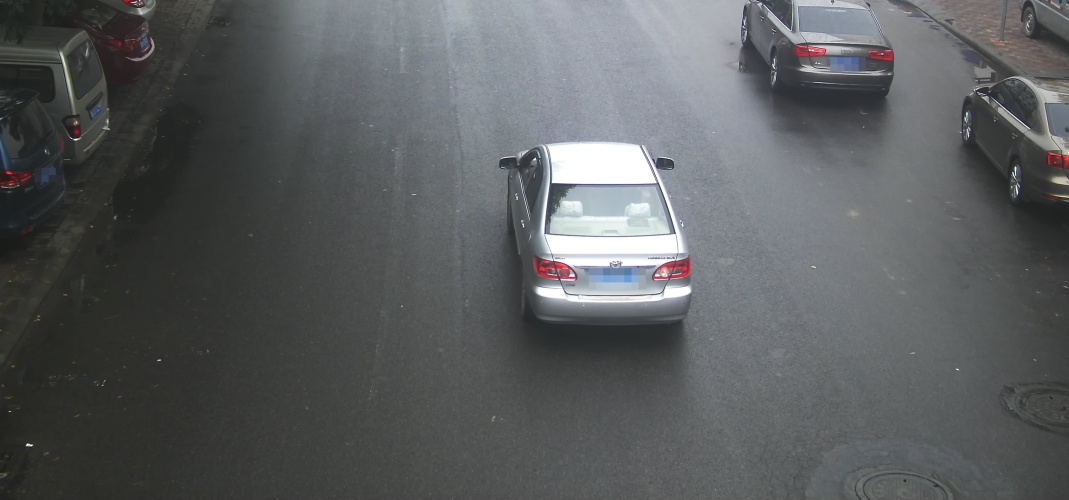
#> input picture traing-vision/images/1.jpg, 1069 x 500 px, found by its file name
$ python zoom_image.py
#> lines starting #> are read from the running program, lines starting #| are printed output that depends on the picture
import os
import cv2


def main(img_path):
#> called with img_path = '1.jpg'
    img = cv2.imread(img_path)
#> img is the input picture: shape (500, 1069, 3); mean B, G, R 94.9, 93.4, 91.1
    xmin, ymin, xmax, ymax = 429, 318, 665, 604
    crop = img[ymin:ymax, xmin:xmax]
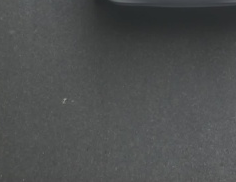
#> crop: shape (182, 236, 3); mean B, G, R 78.8, 78.9, 77

    #img = cv2.resize(crop, (600, 800), interpolation=cv2.INTER_CUBIC)
    img2 = cv2.resize(crop, (600, 800), interpolation=cv2.INTER_LINEAR)
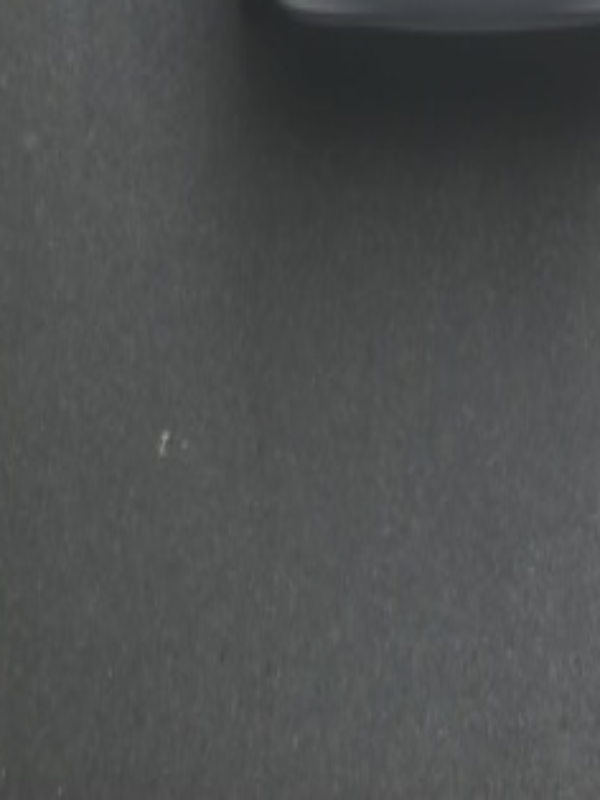
#> img2: shape (800, 600, 3); mean B, G, R 78.7, 78.8, 76.9

    #cv2.imwrite('1_.jpg', img)
    cv2.imwrite('2_.jpg', img2)

if __name__ == '__main__':
    main('1.jpg')

$ run again, with traing-vision/images/2.jpg copied over traing-vision/images/1.jpg
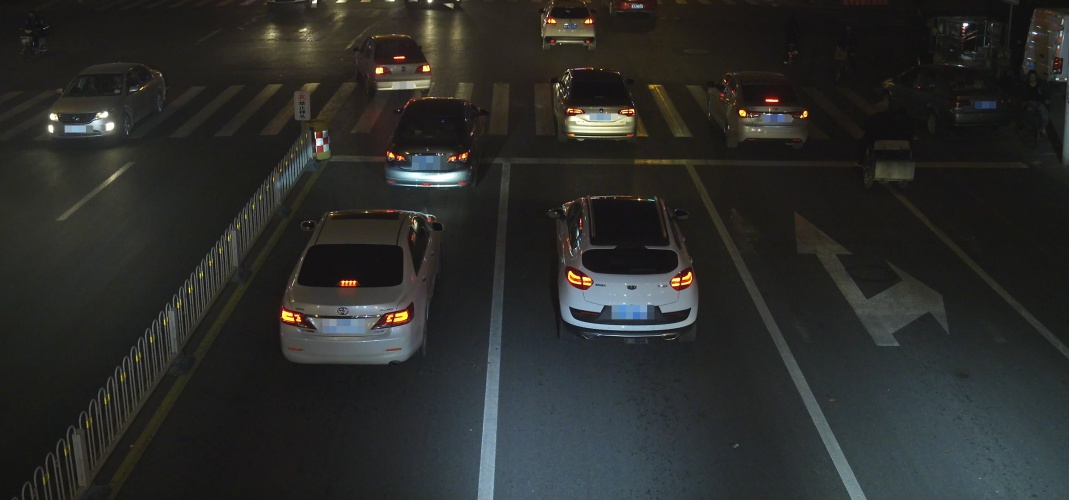
#> input picture traing-vision/images/2.jpg, 1069 x 500 px, found by its file name
#> in main, img is the input picture: shape (500, 1069, 3); mean B, G, R 41.6, 43.7, 42.7
#> in main, `crop = img[ymin:ymax, xmin:xmax]`:
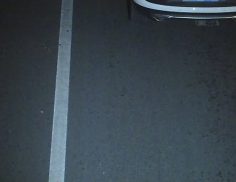
#> crop: shape (182, 236, 3); mean B, G, R 77.2, 68.8, 57.2
#> in main, `img2 = cv2.resize(crop, (600, 800), interpolation=cv2.INTER_LINEAR)`:
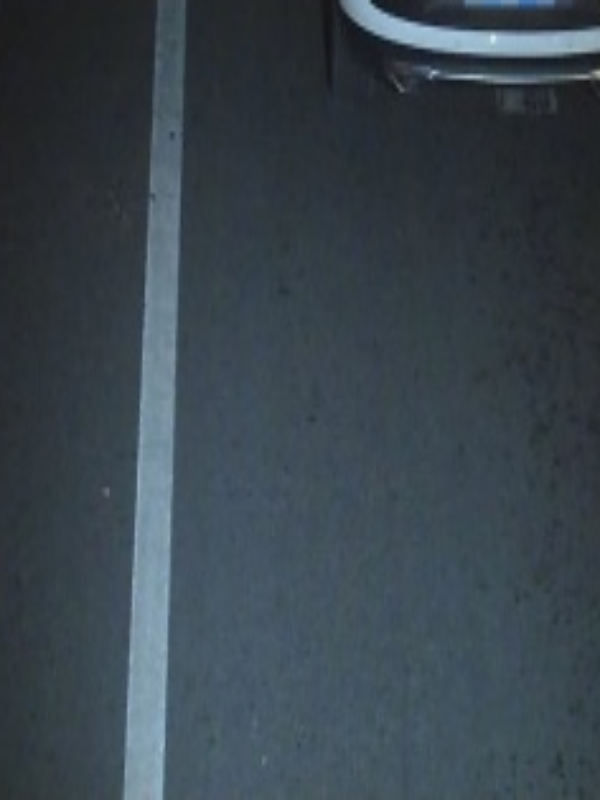
#> img2: shape (800, 600, 3); mean B, G, R 77.1, 68.6, 57.1
